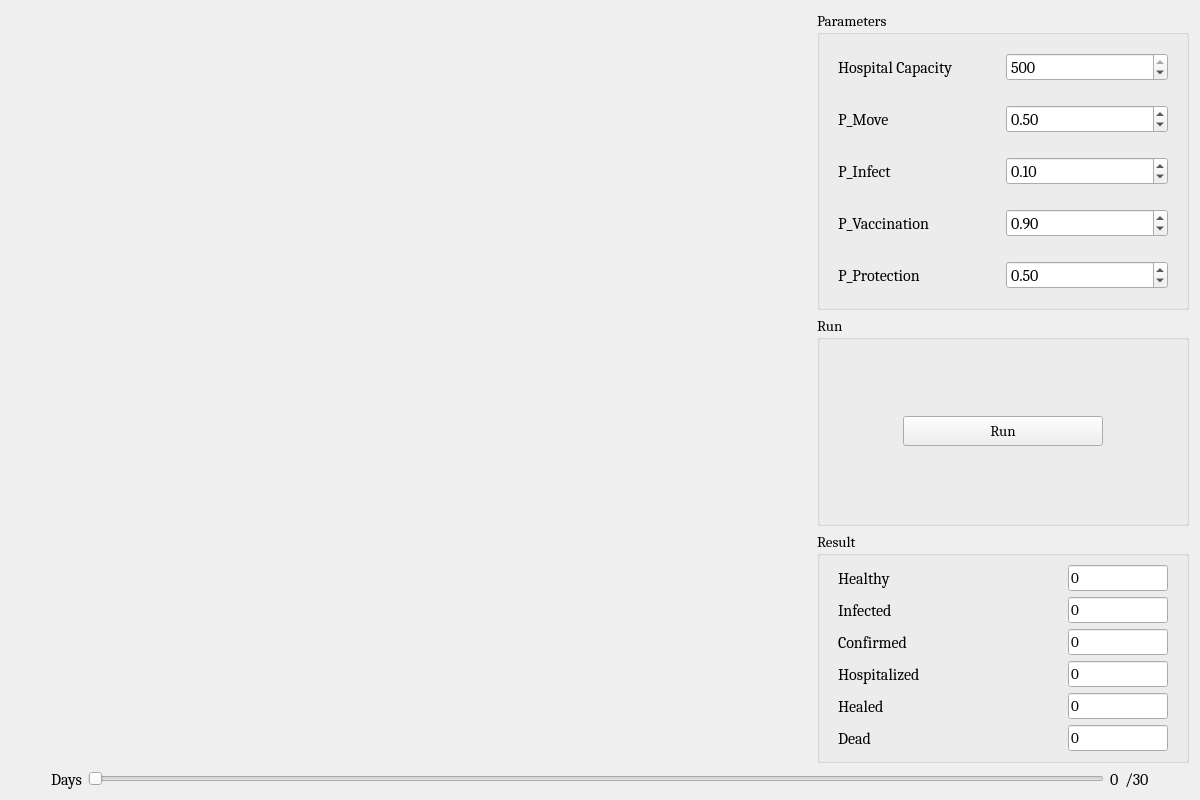
<?xml version="1.0" encoding="UTF-8"?>
<ui version="4.0">
 <class>Form</class>
 <widget class="QWidget" name="Form">
  <property name="geometry">
   <rect>
    <x>0</x>
    <y>0</y>
    <width>1200</width>
    <height>800</height>
   </rect>
  </property>
  <property name="sizePolicy">
   <sizepolicy hsizetype="MinimumExpanding" vsizetype="MinimumExpanding">
    <horstretch>0</horstretch>
    <verstretch>0</verstretch>
   </sizepolicy>
  </property>
  <property name="minimumSize">
   <size>
    <width>1200</width>
    <height>800</height>
   </size>
  </property>
  <property name="maximumSize">
   <size>
    <width>10000</width>
    <height>10000</height>
   </size>
  </property>
  <property name="windowTitle">
   <string>Form</string>
  </property>
  <layout class="QVBoxLayout" name="verticalLayout_4">
   <item>
    <layout class="QHBoxLayout" name="horizontalLayout">
     <property name="sizeConstraint">
      <enum>QLayout::SetMinimumSize</enum>
     </property>
     <item>
      <widget class="ShowArea" name="showArea" native="true">
       <property name="sizePolicy">
        <sizepolicy hsizetype="MinimumExpanding" vsizetype="MinimumExpanding">
         <horstretch>0</horstretch>
         <verstretch>0</verstretch>
        </sizepolicy>
       </property>
       <property name="minimumSize">
        <size>
         <width>800</width>
         <height>700</height>
        </size>
       </property>
       <property name="baseSize">
        <size>
         <width>800</width>
         <height>700</height>
        </size>
       </property>
      </widget>
     </item>
     <item>
      <layout class="QVBoxLayout" name="v1">
       <item>
        <widget class="QGroupBox" name="gb_param">
         <property name="sizePolicy">
          <sizepolicy hsizetype="Expanding" vsizetype="Minimum">
           <horstretch>0</horstretch>
           <verstretch>0</verstretch>
          </sizepolicy>
         </property>
         <property name="minimumSize">
          <size>
           <width>300</width>
           <height>0</height>
          </size>
         </property>
         <property name="font">
          <font>
           <family>Cambria</family>
           <pointsize>11</pointsize>
          </font>
         </property>
         <property name="title">
          <string>Parameters</string>
         </property>
         <layout class="QVBoxLayout" name="verticalLayout_3">
          <item>
           <widget class="QWidget" name="p1" native="true">
            <property name="sizePolicy">
             <sizepolicy hsizetype="Preferred" vsizetype="Fixed">
              <horstretch>0</horstretch>
              <verstretch>0</verstretch>
             </sizepolicy>
            </property>
            <property name="minimumSize">
             <size>
              <width>100</width>
              <height>10</height>
             </size>
            </property>
            <layout class="QHBoxLayout" name="horizontalLayout_5">
             <item>
              <widget class="QLabel" name="label_7">
               <property name="sizePolicy">
                <sizepolicy hsizetype="Preferred" vsizetype="Minimum">
                 <horstretch>0</horstretch>
                 <verstretch>0</verstretch>
                </sizepolicy>
               </property>
               <property name="font">
                <font>
                 <family>Cambria</family>
                 <pointsize>12</pointsize>
                </font>
               </property>
               <property name="text">
                <string>Hospital Capacity</string>
               </property>
              </widget>
             </item>
             <item>
              <widget class="QSpinBox" name="value1">
               <property name="minimumSize">
                <size>
                 <width>0</width>
                 <height>20</height>
                </size>
               </property>
               <property name="font">
                <font>
                 <pointsize>12</pointsize>
                </font>
               </property>
               <property name="readOnly">
                <bool>false</bool>
               </property>
               <property name="maximum">
                <number>500</number>
               </property>
               <property name="singleStep">
                <number>20</number>
               </property>
               <property name="value">
                <number>500</number>
               </property>
              </widget>
             </item>
            </layout>
           </widget>
          </item>
          <item>
           <widget class="QWidget" name="p2" native="true">
            <property name="sizePolicy">
             <sizepolicy hsizetype="Preferred" vsizetype="Fixed">
              <horstretch>0</horstretch>
              <verstretch>0</verstretch>
             </sizepolicy>
            </property>
            <property name="minimumSize">
             <size>
              <width>100</width>
              <height>10</height>
             </size>
            </property>
            <layout class="QHBoxLayout" name="horizontalLayout_9">
             <item>
              <widget class="QLabel" name="label_11">
               <property name="sizePolicy">
                <sizepolicy hsizetype="Preferred" vsizetype="Minimum">
                 <horstretch>0</horstretch>
                 <verstretch>0</verstretch>
                </sizepolicy>
               </property>
               <property name="font">
                <font>
                 <family>Cambria</family>
                 <pointsize>12</pointsize>
                </font>
               </property>
               <property name="text">
                <string>P_Move</string>
               </property>
              </widget>
             </item>
             <item>
              <widget class="QDoubleSpinBox" name="value2">
               <property name="font">
                <font>
                 <pointsize>12</pointsize>
                </font>
               </property>
               <property name="maximum">
                <double>1.000000000000000</double>
               </property>
               <property name="singleStep">
                <double>0.100000000000000</double>
               </property>
               <property name="value">
                <double>0.500000000000000</double>
               </property>
              </widget>
             </item>
            </layout>
           </widget>
          </item>
          <item>
           <widget class="QWidget" name="p3" native="true">
            <property name="sizePolicy">
             <sizepolicy hsizetype="Preferred" vsizetype="Fixed">
              <horstretch>0</horstretch>
              <verstretch>0</verstretch>
             </sizepolicy>
            </property>
            <property name="minimumSize">
             <size>
              <width>100</width>
              <height>10</height>
             </size>
            </property>
            <layout class="QHBoxLayout" name="horizontalLayout_8">
             <item>
              <widget class="QLabel" name="label_10">
               <property name="sizePolicy">
                <sizepolicy hsizetype="Preferred" vsizetype="Minimum">
                 <horstretch>0</horstretch>
                 <verstretch>0</verstretch>
                </sizepolicy>
               </property>
               <property name="font">
                <font>
                 <family>Cambria</family>
                 <pointsize>12</pointsize>
                </font>
               </property>
               <property name="text">
                <string>P_Infect</string>
               </property>
              </widget>
             </item>
             <item>
              <widget class="QDoubleSpinBox" name="value3">
               <property name="font">
                <font>
                 <pointsize>12</pointsize>
                </font>
               </property>
               <property name="maximum">
                <double>1.000000000000000</double>
               </property>
               <property name="singleStep">
                <double>0.100000000000000</double>
               </property>
               <property name="value">
                <double>0.100000000000000</double>
               </property>
              </widget>
             </item>
            </layout>
           </widget>
          </item>
          <item>
           <widget class="QWidget" name="p4" native="true">
            <property name="sizePolicy">
             <sizepolicy hsizetype="Preferred" vsizetype="Fixed">
              <horstretch>0</horstretch>
              <verstretch>0</verstretch>
             </sizepolicy>
            </property>
            <property name="minimumSize">
             <size>
              <width>100</width>
              <height>10</height>
             </size>
            </property>
            <layout class="QHBoxLayout" name="horizontalLayout_7">
             <item>
              <widget class="QLabel" name="label_9">
               <property name="sizePolicy">
                <sizepolicy hsizetype="Preferred" vsizetype="Minimum">
                 <horstretch>0</horstretch>
                 <verstretch>0</verstretch>
                </sizepolicy>
               </property>
               <property name="font">
                <font>
                 <family>Cambria</family>
                 <pointsize>12</pointsize>
                </font>
               </property>
               <property name="text">
                <string>P_Vaccination</string>
               </property>
              </widget>
             </item>
             <item>
              <widget class="QDoubleSpinBox" name="value4">
               <property name="font">
                <font>
                 <pointsize>12</pointsize>
                </font>
               </property>
               <property name="maximum">
                <double>1.000000000000000</double>
               </property>
               <property name="singleStep">
                <double>0.100000000000000</double>
               </property>
               <property name="value">
                <double>0.900000000000000</double>
               </property>
              </widget>
             </item>
            </layout>
           </widget>
          </item>
          <item>
           <widget class="QWidget" name="p5" native="true">
            <property name="sizePolicy">
             <sizepolicy hsizetype="Preferred" vsizetype="Fixed">
              <horstretch>0</horstretch>
              <verstretch>0</verstretch>
             </sizepolicy>
            </property>
            <property name="minimumSize">
             <size>
              <width>100</width>
              <height>10</height>
             </size>
            </property>
            <layout class="QHBoxLayout" name="horizontalLayout_6">
             <item>
              <widget class="QLabel" name="label_8">
               <property name="sizePolicy">
                <sizepolicy hsizetype="Preferred" vsizetype="Minimum">
                 <horstretch>0</horstretch>
                 <verstretch>0</verstretch>
                </sizepolicy>
               </property>
               <property name="font">
                <font>
                 <family>Cambria</family>
                 <pointsize>12</pointsize>
                </font>
               </property>
               <property name="text">
                <string>P_Protection</string>
               </property>
              </widget>
             </item>
             <item>
              <widget class="QDoubleSpinBox" name="value5">
               <property name="font">
                <font>
                 <pointsize>12</pointsize>
                </font>
               </property>
               <property name="maximum">
                <double>1.000000000000000</double>
               </property>
               <property name="singleStep">
                <double>0.100000000000000</double>
               </property>
               <property name="value">
                <double>0.500000000000000</double>
               </property>
              </widget>
             </item>
            </layout>
           </widget>
          </item>
         </layout>
        </widget>
       </item>
       <item>
        <widget class="QGroupBox" name="gb_run">
         <property name="font">
          <font>
           <family>Cambria</family>
           <pointsize>11</pointsize>
          </font>
         </property>
         <property name="title">
          <string>Run</string>
         </property>
         <layout class="QVBoxLayout" name="verticalLayout_2">
          <item>
           <layout class="QHBoxLayout" name="h2">
            <item>
             <spacer name="horizontalSpacer_3">
              <property name="orientation">
               <enum>Qt::Horizontal</enum>
              </property>
              <property name="sizeHint" stdset="0">
               <size>
                <width>40</width>
                <height>20</height>
               </size>
              </property>
             </spacer>
            </item>
            <item>
             <widget class="QPushButton" name="run_btn">
              <property name="sizePolicy">
               <sizepolicy hsizetype="Minimum" vsizetype="Minimum">
                <horstretch>0</horstretch>
                <verstretch>0</verstretch>
               </sizepolicy>
              </property>
              <property name="minimumSize">
               <size>
                <width>200</width>
                <height>30</height>
               </size>
              </property>
              <property name="maximumSize">
               <size>
                <width>10000</width>
                <height>30</height>
               </size>
              </property>
              <property name="text">
               <string>Run</string>
              </property>
             </widget>
            </item>
            <item>
             <spacer name="horizontalSpacer_4">
              <property name="orientation">
               <enum>Qt::Horizontal</enum>
              </property>
              <property name="sizeHint" stdset="0">
               <size>
                <width>40</width>
                <height>20</height>
               </size>
              </property>
             </spacer>
            </item>
           </layout>
          </item>
         </layout>
        </widget>
       </item>
       <item>
        <widget class="QGroupBox" name="gb_result">
         <property name="font">
          <font>
           <family>Cambria</family>
           <pointsize>11</pointsize>
          </font>
         </property>
         <property name="title">
          <string>Result</string>
         </property>
         <layout class="QVBoxLayout" name="verticalLayout">
          <item>
           <widget class="QWidget" name="p5_2" native="true">
            <property name="sizePolicy">
             <sizepolicy hsizetype="Preferred" vsizetype="Fixed">
              <horstretch>0</horstretch>
              <verstretch>0</verstretch>
             </sizepolicy>
            </property>
            <property name="minimumSize">
             <size>
              <width>100</width>
              <height>10</height>
             </size>
            </property>
            <layout class="QHBoxLayout" name="horizontalLayout_10">
             <property name="topMargin">
              <number>0</number>
             </property>
             <property name="bottomMargin">
              <number>0</number>
             </property>
             <item>
              <widget class="QLabel" name="label_13">
               <property name="sizePolicy">
                <sizepolicy hsizetype="Preferred" vsizetype="Minimum">
                 <horstretch>0</horstretch>
                 <verstretch>0</verstretch>
                </sizepolicy>
               </property>
               <property name="font">
                <font>
                 <family>Cambria</family>
                 <pointsize>12</pointsize>
                </font>
               </property>
               <property name="text">
                <string>Healthy</string>
               </property>
              </widget>
             </item>
             <item>
              <widget class="QLineEdit" name="le_healthy">
               <property name="maximumSize">
                <size>
                 <width>100</width>
                 <height>16777215</height>
                </size>
               </property>
               <property name="font">
                <font>
                 <family>Cambria</family>
                 <pointsize>11</pointsize>
                </font>
               </property>
               <property name="text">
                <string>0</string>
               </property>
               <property name="maxLength">
                <number>10</number>
               </property>
               <property name="readOnly">
                <bool>true</bool>
               </property>
              </widget>
             </item>
            </layout>
           </widget>
          </item>
          <item>
           <widget class="QWidget" name="p5_3" native="true">
            <property name="sizePolicy">
             <sizepolicy hsizetype="Preferred" vsizetype="Fixed">
              <horstretch>0</horstretch>
              <verstretch>0</verstretch>
             </sizepolicy>
            </property>
            <property name="minimumSize">
             <size>
              <width>100</width>
              <height>10</height>
             </size>
            </property>
            <layout class="QHBoxLayout" name="horizontalLayout_11">
             <property name="topMargin">
              <number>0</number>
             </property>
             <property name="bottomMargin">
              <number>0</number>
             </property>
             <item>
              <widget class="QLabel" name="label_15">
               <property name="sizePolicy">
                <sizepolicy hsizetype="Preferred" vsizetype="Minimum">
                 <horstretch>0</horstretch>
                 <verstretch>0</verstretch>
                </sizepolicy>
               </property>
               <property name="font">
                <font>
                 <family>Cambria</family>
                 <pointsize>12</pointsize>
                </font>
               </property>
               <property name="text">
                <string>Infected</string>
               </property>
              </widget>
             </item>
             <item>
              <widget class="QLineEdit" name="le_infected">
               <property name="maximumSize">
                <size>
                 <width>100</width>
                 <height>16777215</height>
                </size>
               </property>
               <property name="font">
                <font>
                 <family>Cambria</family>
                 <pointsize>11</pointsize>
                </font>
               </property>
               <property name="text">
                <string>0</string>
               </property>
               <property name="maxLength">
                <number>10</number>
               </property>
               <property name="readOnly">
                <bool>true</bool>
               </property>
              </widget>
             </item>
            </layout>
           </widget>
          </item>
          <item>
           <widget class="QWidget" name="p5_4" native="true">
            <property name="sizePolicy">
             <sizepolicy hsizetype="Preferred" vsizetype="Fixed">
              <horstretch>0</horstretch>
              <verstretch>0</verstretch>
             </sizepolicy>
            </property>
            <property name="minimumSize">
             <size>
              <width>100</width>
              <height>10</height>
             </size>
            </property>
            <layout class="QHBoxLayout" name="horizontalLayout_12">
             <property name="topMargin">
              <number>0</number>
             </property>
             <property name="bottomMargin">
              <number>0</number>
             </property>
             <item>
              <widget class="QLabel" name="label_16">
               <property name="sizePolicy">
                <sizepolicy hsizetype="Preferred" vsizetype="Minimum">
                 <horstretch>0</horstretch>
                 <verstretch>0</verstretch>
                </sizepolicy>
               </property>
               <property name="font">
                <font>
                 <family>Cambria</family>
                 <pointsize>12</pointsize>
                </font>
               </property>
               <property name="text">
                <string>Confirmed</string>
               </property>
              </widget>
             </item>
             <item>
              <widget class="QLineEdit" name="le_confirmed">
               <property name="maximumSize">
                <size>
                 <width>100</width>
                 <height>16777215</height>
                </size>
               </property>
               <property name="font">
                <font>
                 <family>Cambria</family>
                 <pointsize>11</pointsize>
                </font>
               </property>
               <property name="text">
                <string>0</string>
               </property>
               <property name="maxLength">
                <number>10</number>
               </property>
               <property name="readOnly">
                <bool>true</bool>
               </property>
              </widget>
             </item>
            </layout>
           </widget>
          </item>
          <item>
           <widget class="QWidget" name="p5_5" native="true">
            <property name="sizePolicy">
             <sizepolicy hsizetype="Preferred" vsizetype="Fixed">
              <horstretch>0</horstretch>
              <verstretch>0</verstretch>
             </sizepolicy>
            </property>
            <property name="minimumSize">
             <size>
              <width>100</width>
              <height>10</height>
             </size>
            </property>
            <layout class="QHBoxLayout" name="horizontalLayout_13">
             <property name="topMargin">
              <number>0</number>
             </property>
             <property name="bottomMargin">
              <number>0</number>
             </property>
             <item>
              <widget class="QLabel" name="label_17">
               <property name="sizePolicy">
                <sizepolicy hsizetype="Preferred" vsizetype="Minimum">
                 <horstretch>0</horstretch>
                 <verstretch>0</verstretch>
                </sizepolicy>
               </property>
               <property name="font">
                <font>
                 <family>Cambria</family>
                 <pointsize>12</pointsize>
                </font>
               </property>
               <property name="text">
                <string>Hospitalized</string>
               </property>
              </widget>
             </item>
             <item>
              <widget class="QLineEdit" name="le_hospitalized">
               <property name="minimumSize">
                <size>
                 <width>0</width>
                 <height>0</height>
                </size>
               </property>
               <property name="maximumSize">
                <size>
                 <width>100</width>
                 <height>16777215</height>
                </size>
               </property>
               <property name="font">
                <font>
                 <family>Cambria</family>
                 <pointsize>11</pointsize>
                </font>
               </property>
               <property name="text">
                <string>0</string>
               </property>
               <property name="maxLength">
                <number>10</number>
               </property>
               <property name="readOnly">
                <bool>true</bool>
               </property>
              </widget>
             </item>
            </layout>
           </widget>
          </item>
          <item>
           <widget class="QWidget" name="p5_6" native="true">
            <property name="sizePolicy">
             <sizepolicy hsizetype="Preferred" vsizetype="Fixed">
              <horstretch>0</horstretch>
              <verstretch>0</verstretch>
             </sizepolicy>
            </property>
            <property name="minimumSize">
             <size>
              <width>100</width>
              <height>10</height>
             </size>
            </property>
            <layout class="QHBoxLayout" name="horizontalLayout_14">
             <property name="topMargin">
              <number>0</number>
             </property>
             <property name="bottomMargin">
              <number>0</number>
             </property>
             <item>
              <widget class="QLabel" name="label_18">
               <property name="sizePolicy">
                <sizepolicy hsizetype="Preferred" vsizetype="Minimum">
                 <horstretch>0</horstretch>
                 <verstretch>0</verstretch>
                </sizepolicy>
               </property>
               <property name="font">
                <font>
                 <family>Cambria</family>
                 <pointsize>12</pointsize>
                </font>
               </property>
               <property name="text">
                <string>Healed</string>
               </property>
              </widget>
             </item>
             <item>
              <widget class="QLineEdit" name="le_healed">
               <property name="maximumSize">
                <size>
                 <width>100</width>
                 <height>16777215</height>
                </size>
               </property>
               <property name="font">
                <font>
                 <family>Cambria</family>
                 <pointsize>11</pointsize>
                </font>
               </property>
               <property name="text">
                <string>0</string>
               </property>
               <property name="maxLength">
                <number>10</number>
               </property>
               <property name="readOnly">
                <bool>true</bool>
               </property>
              </widget>
             </item>
            </layout>
           </widget>
          </item>
          <item>
           <widget class="QWidget" name="p5_7" native="true">
            <property name="sizePolicy">
             <sizepolicy hsizetype="Preferred" vsizetype="Fixed">
              <horstretch>0</horstretch>
              <verstretch>0</verstretch>
             </sizepolicy>
            </property>
            <property name="minimumSize">
             <size>
              <width>100</width>
              <height>10</height>
             </size>
            </property>
            <layout class="QHBoxLayout" name="horizontalLayout_15">
             <property name="topMargin">
              <number>0</number>
             </property>
             <property name="bottomMargin">
              <number>0</number>
             </property>
             <item>
              <widget class="QLabel" name="label_19">
               <property name="sizePolicy">
                <sizepolicy hsizetype="Preferred" vsizetype="Minimum">
                 <horstretch>0</horstretch>
                 <verstretch>0</verstretch>
                </sizepolicy>
               </property>
               <property name="font">
                <font>
                 <family>Cambria</family>
                 <pointsize>12</pointsize>
                </font>
               </property>
               <property name="text">
                <string>Dead</string>
               </property>
              </widget>
             </item>
             <item>
              <widget class="QLineEdit" name="le_dead">
               <property name="maximumSize">
                <size>
                 <width>100</width>
                 <height>16777215</height>
                </size>
               </property>
               <property name="font">
                <font>
                 <family>Cambria</family>
                 <pointsize>11</pointsize>
                </font>
               </property>
               <property name="text">
                <string>0</string>
               </property>
               <property name="maxLength">
                <number>10</number>
               </property>
               <property name="readOnly">
                <bool>true</bool>
               </property>
              </widget>
             </item>
            </layout>
           </widget>
          </item>
         </layout>
        </widget>
       </item>
      </layout>
     </item>
    </layout>
   </item>
   <item>
    <layout class="QHBoxLayout" name="h3">
     <item>
      <spacer name="horizontalSpacer">
       <property name="orientation">
        <enum>Qt::Horizontal</enum>
       </property>
       <property name="sizeType">
        <enum>QSizePolicy::Maximum</enum>
       </property>
       <property name="sizeHint" stdset="0">
        <size>
         <width>40</width>
         <height>20</height>
        </size>
       </property>
      </spacer>
     </item>
     <item>
      <widget class="QLabel" name="label_12">
       <property name="sizePolicy">
        <sizepolicy hsizetype="Preferred" vsizetype="Minimum">
         <horstretch>0</horstretch>
         <verstretch>0</verstretch>
        </sizepolicy>
       </property>
       <property name="font">
        <font>
         <family>Cambria</family>
         <pointsize>12</pointsize>
        </font>
       </property>
       <property name="text">
        <string>Days</string>
       </property>
      </widget>
     </item>
     <item>
      <widget class="QSlider" name="day_slider">
       <property name="minimumSize">
        <size>
         <width>400</width>
         <height>0</height>
        </size>
       </property>
       <property name="maximum">
        <number>30</number>
       </property>
       <property name="orientation">
        <enum>Qt::Horizontal</enum>
       </property>
      </widget>
     </item>
     <item>
      <widget class="QLabel" name="day_label">
       <property name="sizePolicy">
        <sizepolicy hsizetype="Preferred" vsizetype="Minimum">
         <horstretch>0</horstretch>
         <verstretch>0</verstretch>
        </sizepolicy>
       </property>
       <property name="font">
        <font>
         <family>Cambria</family>
         <pointsize>12</pointsize>
        </font>
       </property>
       <property name="text">
        <string>0</string>
       </property>
      </widget>
     </item>
     <item>
      <widget class="QLabel" name="label_14">
       <property name="sizePolicy">
        <sizepolicy hsizetype="Preferred" vsizetype="Minimum">
         <horstretch>0</horstretch>
         <verstretch>0</verstretch>
        </sizepolicy>
       </property>
       <property name="font">
        <font>
         <family>Cambria</family>
         <pointsize>12</pointsize>
        </font>
       </property>
       <property name="text">
        <string>/30</string>
       </property>
      </widget>
     </item>
     <item>
      <spacer name="horizontalSpacer_2">
       <property name="orientation">
        <enum>Qt::Horizontal</enum>
       </property>
       <property name="sizeType">
        <enum>QSizePolicy::Maximum</enum>
       </property>
       <property name="sizeHint" stdset="0">
        <size>
         <width>40</width>
         <height>20</height>
        </size>
       </property>
      </spacer>
     </item>
    </layout>
   </item>
  </layout>
 </widget>
 <customwidgets>
  <customwidget>
   <class>ShowArea</class>
   <extends>QWidget</extends>
   <header location="global">visual.show_area</header>
   <container>1</container>
  </customwidget>
 </customwidgets>
 <resources/>
 <connections/>
</ui>
